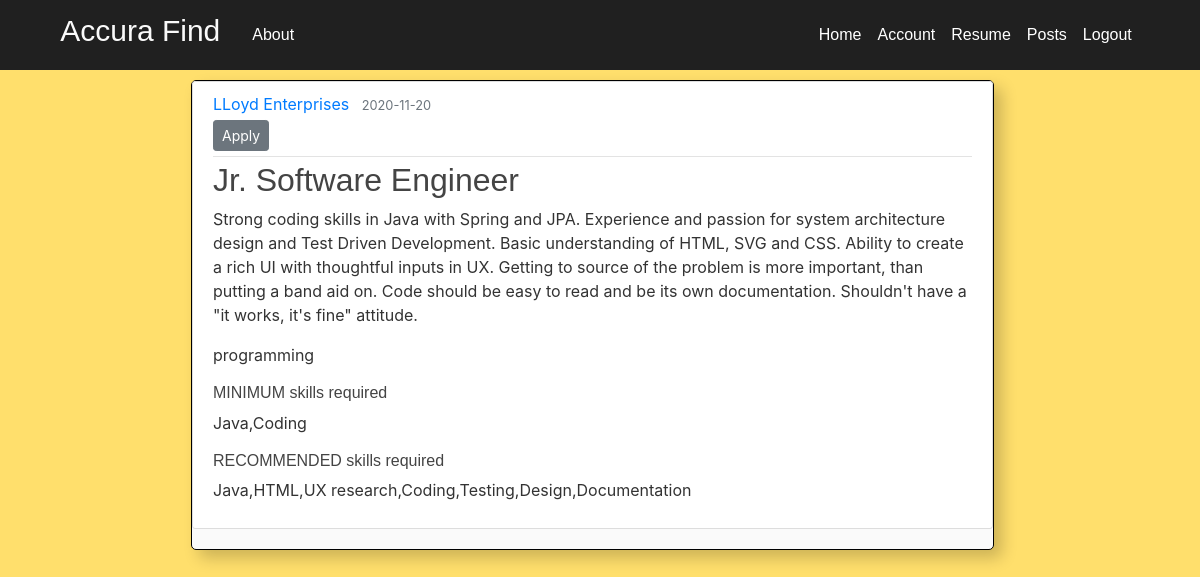
/poste/2 (signed in), run on the app's committed database.
### flaskblog/models.py (models this page shows, shortened)
class User(db.Model, UserMixin):
    __tablename__ = 'user'
    id = db.Column(db.Integer, primary_key=True)
    username = db.Column(db.String(20), unique=True, nullable=False)
    email = db.Column(db.String(120), unique=True, nullable=False)
    image_file = db.Column(db.String(20), nullable=False, default='default.jpg')
    password = db.Column(db.String(60), nullable=False)
    posts = db.relationship('Post', backref='author', lazy=True)

class Post(db.Model):
    __tablename__ = 'post'
    __searchable__ = ['title','content']
    id = db.Column(db.Integer, primary_key=True)
    title = db.Column(db.String(100), nullable=False)
    date_posted = db.Column(db.DateTime, nullable=False, default=datetime.utcnow)
    content = db.Column(db.Text, nullable=False)
    Salary=db.Column(db.Text, nullable=False)
    skillsrequired=db.Column(db.Text, nullable=False)
    minskillsrequired=db.Column(db.Text, nullable=False)
    Category = db.Column(db.String(100), nullable=False)
    candi_ids=db.Column(db.Text, nullable=False)
    user_id = db.Column(db.Integer, db.ForeignKey('user.id'), nullable=False)
    def __repr__(self):
        return f"Post('{self.title}', '{self.date_posted}','{self.minskillsrequired}', '{self.skillsrequired}','{self.Category}', '{self.Salary}')"

### flaskblog/routes.py (the view)
@app.route("/poste/<int:post_id>")
def poste(post_id):
    post = Post.query.get_or_404(post_id)
    print(post)
    emp=Employee.query.filter_by(email=current_user.email).first()
    return render_template('poste.html', title=post.title, post=post,Emp=emp)

### flaskblog/models.py (called while the page is built)
@login_manager.user_loader
def load_user(user_id):
    return User.query.get(int(user_id))

### flaskblog/templates/poste.html (shortened to what this page needs)
{% extends "layoute.html" %}
{% block content %}
<div class="post-content">
  <article class="media content-section">
    <div class="media-body">
      <div class="article-metadata">
        <a class="mr-2" href="#">{{ post.author.username }}</a>
        <small class="text-muted">{{ post.date_posted.strftime('%Y-%m-%d') }}</small>
        {% if Emp.email==current_user.email%}
        <div>
        <a class="btn btn-secondary btn-sm mt-1 mb-1" href="{{ url_for('apply_post', post_id=post.id , emp_id=Emp.id) }}">Apply</a>
        </div>
        {% endif %}
      </div>
      <h2 class="article-title">{{ post.title }}</h2>
      <p class="article-content">{{ post.content }}</p>
      <p class="article-content">{{ post.Category }}</p>
      <h6>MINIMUM skills required</h6>
      <p class="article-content">{{ post.minskillsrequired }}</p>
      <h6>RECOMMENDED skills required</h6>
      <p class="article-content">{{ post.skillsrequired }}</p>
    </div>
  </article>
  </div>
{% endblock content %}

### flaskblog/static/main.css (style rules this page uses)
body { background: #fafafa; color: #333333; margin-top: 5rem; }
h1, h2, h3, h4, h5, h6 { color: #444444; }
.content-section { background: #ffffff; padding: 10px 20px; border: 1px solid #dddddd; border-radius: 3px; margin-bottom: 20px; }
.article-title { color: #444444; }
.article-content { white-space: pre-line; }
.article-metadata { padding-bottom: 1px; margin-bottom: 4px; border-bottom: 1px solid #e3e3e3 }

### flaskblog/templates/layoute.html (style rules this page uses)
body { background: #FFDF6C; color: #333333; margin-top: 5rem; }
h1, h2, h3, h4, h5, h6 { color: #fafafa; font-family: 'Montserrat', sans-serif; }

### flaskblog/templates/poste.html (style rules this page uses)
.post-content { border: black 1px solid; background-color: #fafafa; margin-left: 20%; margin-bottom: 16px; width: 110%; border-radius: 5px; box-shadow: 8px 8px 16px 0px rgba(0,0,0,0.2); }
body { background: #FFDF6C; color: #333333; margin-top: 5rem; }
h1, h2, h3, h4, h5, h6 { color: #444444; font-family: 'Montserrat', sans-serif; }

### data on the page
User: author.username "LLoyd Enterprises"
Post: date_posted "2020-11-20", title "Jr. Software Engineer", content "Strong coding skills in Java with Spring and JPA. Experience and passion for system architecture design and Test Driven Development. Basic understanding of HTML, SVG and CSS. Ability to create a rich UI with thoughtful inputs in UX. Getting to source of the problem is more important, than putting a band aid on. Code should be easy to read and be its own documentation. Shouldn't have a \"it works, it's fine\" attitude.", Category "programming", minskillsrequired "Java,Coding", skillsrequired "Java,HTML,UX research,Coding,Testing,Design,Documentation"
